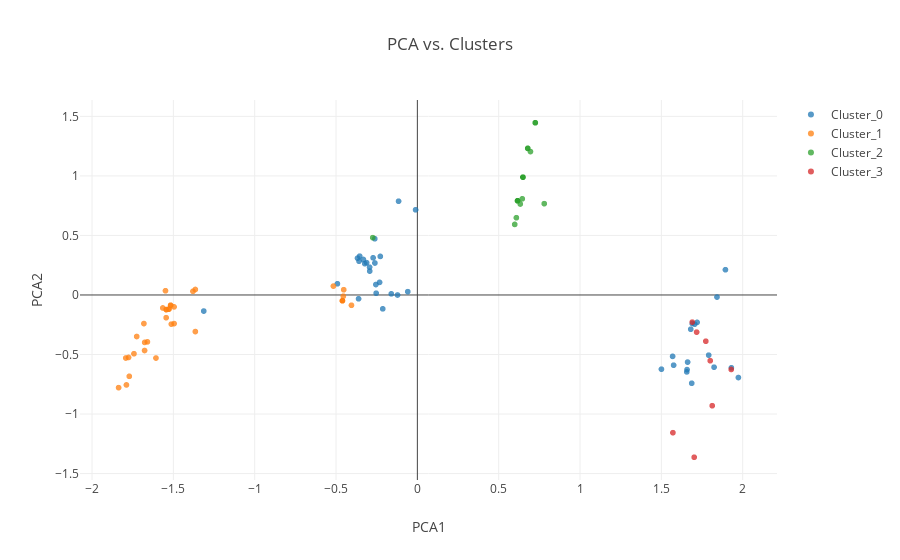

Notebook cell for this chart:
### Code cell
plot_pca(pivot_transactions, X_matrix, AC)

### Figure 1 — Plotly figure (JSON) as saved in the notebook; plotly's stock layout.template omitted (floating-point values rounded to 4 significant figures)
{"data": [{"marker": {"opacity": 0.75}, "mode": "markers", "name": "Cluster_0", "text": ["Customer Name: Allen", "Customer Name: Baker", "Customer Name: Barnes", "Customer Name: Brooks", "Customer Name: Butler", "Customer Name: Clark", "Customer Name: Cooper", "Customer Name: Davis", "Customer Name: Fisher", "Customer Name: Foster", "Customer Name: Garcia", "Customer Name: Gomez", "Customer Name: Gonzalez", "Customer Name: Hall", "Customer Name: Howard", "Customer Name: Jackson", "Customer Name: Kelly", "Customer Name: Long", "Customer Name: Lopez", "Customer Name: Martin", "Customer Name: Martinez", "Customer Name: Miller", "Customer Name: Nelson", "Customer Name: Nguyen", "Customer Name: Parker", "Customer Name: Powell", "Customer Name: Price", "Customer Name: Ramirez", "Customer Name: Reed", "Customer Name: Reyes", "Customer Name: Roberts", "Customer Name: Sanchez", "Customer Name: Sanders", "Customer Name: Scott", "Customer Name: Thomas", "Customer Name: Thompson", "Customer Name: Ward", "Customer Name: White", "Customer Name: Williams", "Customer Name: Wood", "Customer Name: Young"], "type": "scattergl", "uid": "2257005d-1be7-45d2-b484-6619638059bc", "x": [-0.3122, 1.5, 1.824, 1.656, 1.661, -0.1221, -0.261, 1.69, 1.791, -0.05892, -0.294, -0.2721, -0.2551, 1.705, 1.72, 1.842, 1.681, -1.313, -0.2278, -0.2618, -0.3235, 1.974, 1.575, -0.2129, -0.3615, -0.3587, 1.687, -0.368, -0.3317, -0.3545, -0.2535, 1.894, -0.01087, -0.2324, -0.1156, -0.4916, -0.2929, 1.569, 1.658, -0.1604, 1.93], "y": [0.2714, -0.6234, -0.6065, -0.6461, -0.5637, -0.0001869, 0.2686, -0.2392, -0.5054, 0.02801, 0.2335, 0.3122, 0.08775, -0.2453, -0.2299, -0.0174, -0.2876, -0.135, 0.3239, 0.4722, 0.2632, -0.6933, -0.5897, -0.1165, -0.03179, 0.2835, -0.7414, 0.3093, 0.2981, 0.326, 0.01472, 0.2122, 0.7154, 0.1058, 0.7876, 0.09416, 0.2005, -0.5156, -0.6268, 0.009665, -0.6118]}, {"marker": {"opacity": 0.75}, "mode": "markers", "name": "Cluster_1", "text": ["Customer Name: Adams", "Customer Name: Bailey", "Customer Name: Bennett", "Customer Name: Brown", "Customer Name: Carter", "Customer Name: Collins", "Customer Name: Cruz", "Customer Name: Diaz", "Customer Name: Edwards", "Customer Name: Green", "Customer Name: Gutierrez", "Customer Name: Hernandez", "Customer Name: Hill", "Customer Name: Hughes", "Customer Name: James", "Customer Name: Jones", "Customer Name: King", "Customer Name: Lewis", "Customer Name: Morgan", "Customer Name: Murphy", "Customer Name: Myers", "Customer Name: Ortiz", "Customer Name: Perez", "Customer Name: Perry", "Customer Name: Rivera", "Customer Name: Robinson", "Customer Name: Ross", "Customer Name: Stewart", "Customer Name: Sullivan", "Customer Name: Taylor", "Customer Name: Torres", "Customer Name: Walker", "Customer Name: Watson", "Customer Name: Wilson"], "type": "scattergl", "uid": "f9baae3a-9536-4594-86ea-cbd21684e6da", "x": [-1.681, -1.512, -1.527, -1.677, -1.742, -0.4552, -1.565, -1.771, -0.4051, -1.38, -1.365, -0.5162, -1.677, -1.837, -1.789, -0.4608, -1.725, -1.607, -1.527, -1.365, -1.517, -0.4608, -1.517, -1.776, -1.496, -1.544, -0.4528, -1.66, -1.544, -1.793, -0.4608, -1.548, -1.544, -1.496], "y": [-0.2401, -0.2449, -0.1182, -0.3984, -0.4934, -0.01048, -0.1091, -0.6832, -0.08638, 0.03084, -0.3072, 0.07459, -0.4663, -0.7782, -0.7557, -0.04854, -0.3487, -0.5297, -0.1182, 0.04616, -0.08654, -0.04854, -0.08654, -0.5249, -0.1002, -0.1227, 0.04428, -0.3939, -0.1906, -0.5294, -0.04854, 0.03561, -0.1227, -0.2403]}, {"marker": {"opacity": 0.75}, "mode": "markers", "name": "Cluster_2", "text": ["Customer Name: Anderson", "Customer Name: Bell", "Customer Name: Campbell", "Customer Name: Cook", "Customer Name: Cox", "Customer Name: Flores", "Customer Name: Gray", "Customer Name: Jenkins", "Customer Name: Johnson", "Customer Name: Mitchell", "Customer Name: Moore", "Customer Name: Morris", "Customer Name: Peterson", "Customer Name: Phillips", "Customer Name: Rodriguez", "Customer Name: Russell", "Customer Name: Smith"], "type": "scattergl", "uid": "18d5fcc1-ede3-4293-8741-51180bc18f80", "x": [0.6489, 0.725, 0.6954, 0.6489, 0.725, 0.6159, 0.6086, 0.6489, 0.6785, -0.2744, 0.6159, 0.6785, 0.7801, 0.6159, 0.6449, 0.5985, 0.6327], "y": [0.9894, 1.447, 1.204, 0.9894, 1.447, 0.7911, 0.6489, 0.9894, 1.232, 0.4814, 0.7911, 1.232, 0.767, 0.7911, 0.8078, 0.5927, 0.7641]}, {"marker": {"opacity": 0.75}, "mode": "markers", "name": "Cluster_3", "text": ["Customer Name: Evans", "Customer Name: Harris", "Customer Name: Lee", "Customer Name: Morales", "Customer Name: Richardson", "Customer Name: Rogers", "Customer Name: Turner", "Customer Name: Wright"], "type": "scattergl", "uid": "55fcd8b0-0873-4516-b04b-0dc4e8b9d78d", "x": [1.717, 1.813, 1.93, 1.702, 1.8, 1.571, 1.773, 1.69], "y": [-0.3121, -0.9301, -0.6256, -1.363, -0.5521, -1.157, -0.3885, -0.2279]}], "layout": {"hovermode": "closest", "title": {"text": "PCA vs. Clusters"}, "xaxis": {"title": {"text": "PCA1"}}, "yaxis": {"title": {"text": "PCA2"}}}}
